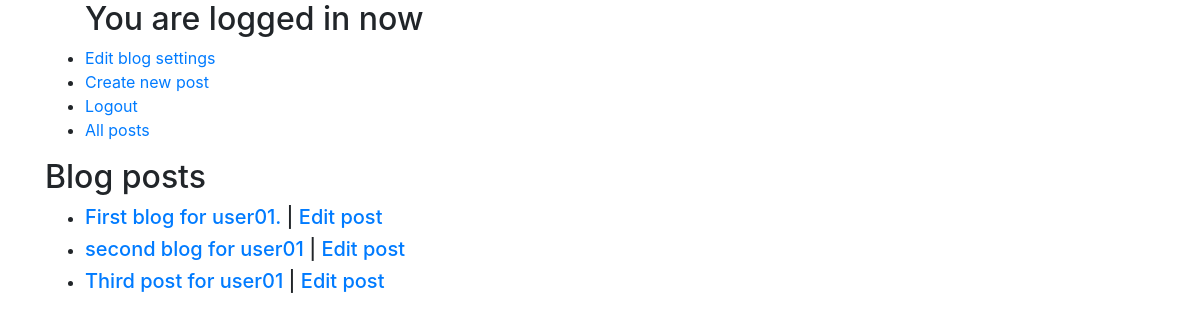
The app's page / (signed in) with its own data.
### blog/models.py (models this page shows)
class BlogPost(models.Model):
    blog = models.ForeignKey(Blog, on_delete=models.CASCADE)
    title = models.CharField(max_length=500)
    body = models.TextField()
    is_published = models.BooleanField(default=False)
    slug = models.SlugField(max_length=500, editable=False)

### blog/views.py (the view)
# urls.py: path('', HomeView.as_view(), name='home'),
class HomeView(TemplateView):
    template_name = 'blog/home.html'
    def get_context_data(self, **kwargs):
        ctx = super(HomeView, self).get_context_data(**kwargs)
        if self.request.user.is_authenticated:
            if Blog.objects.filter(owner=self.request.user).exists():
                ctx['has_blog'] = True
                blog = Blog.objects.get(owner=self.request.user)
                ctx['blog'] = blog
                ctx['blog_posts'] = BlogPost.objects.filter(blog=blog)
        return ctx

### blog/templates/blog/home.html
{% extends "base.html" %}
{% block logged_in_nav %}
  {% if not has_blog %}
    <li><a href="{% url 'new-blog' %}">New Blog</a></li>
  {% else %}
    <li><a href="{% url "update-blog" pk=blog.pk %}">Edit blog settings</a></li>
    <li><a href="{% url "new-blog-post" %}">Create new post</a></li>
  {% endif %}
{% endblock %}
{% block content %}
  <h2>Blog posts</h2>
  <ul>
    {% for post in blog_posts %}
      <li><h5><a href="{% url 'blog-post-details' pk=post.pk %}">{{ post.title }}</a> | <a href="{% url 'update-blog-post' pk=post.pk %}">Edit post</a></h5></li>
    {% endfor %}
  </ul>
{% endblock %}

### records on screen
BlogPost: title "First blog for user01."
BlogPost: title "second blog for user01"
BlogPost: title "Third post for user01"
